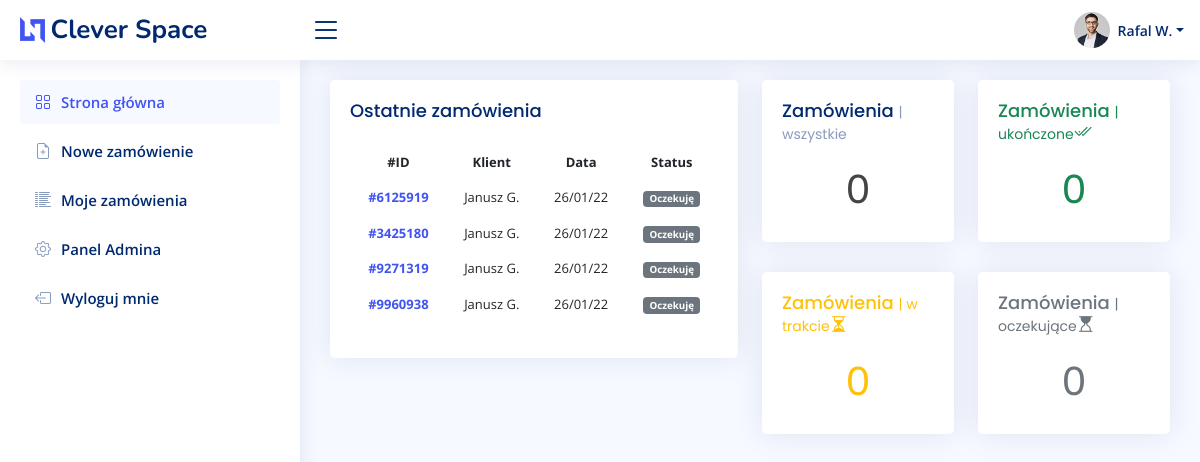
Page / (signed in) on the committed database.
### account/models.py (models this page shows, shortened)
class UserBase(AbstractBaseUser, PermissionsMixin):
    email = models.EmailField(unique=True)
    first_name = models.CharField(max_length=150, blank=True)
    last_name = models.CharField(max_length=150, blank=True)
    phone_number = models.CharField(max_length=15, blank=True)
    postcode = models.CharField(max_length=12, blank=True)
    address_line_1 = models.CharField(max_length=150, blank=True)
    address_line_2 = models.CharField(max_length=150, blank=True)
    town_city = models.CharField(max_length=150, blank=True)
    is_active = models.BooleanField(default=True)
    is_staff = models.BooleanField(default=False)
    created = models.DateTimeField(auto_now_add=True)
    updated = models.DateTimeField(auto_now=True)
    objects = CustomAccountManager()
    USERNAME_FIELD = 'email'
    REQUIRED_FIELDS = ['first_name', 'last_name']
    class Meta:
        verbose_name = "Konto"
        verbose_name_plural = "Konta"

### order/models.py (models this page shows, shortened)
class Order(models.Model):
    PENDING = 0
    DURING = 1
    DONE = 2
    STATUS = (
        (PENDING, 'Oczekuję'),
        (DURING, 'W trakcie'),
        (DONE, 'Zakończone'),
    )
    user = models.ForeignKey(settings.AUTH_USER_MODEL, on_delete=models.CASCADE, related_name='order_user')
    date_created = models.DateTimeField(auto_now_add=True, null=True)
    slug = RandomSlugField(length=7, exclude_lower=True, exclude_upper=True, exclude_vowels=True)
    status = models.SmallIntegerField(choices=STATUS, default=PENDING)
    class Meta:
        verbose_name = "zamówienie"
        verbose_name_plural = "zamówienia"

### order/views.py (the view)
# urls.py: 2. Add a URL to urlpatterns:  path('', views.home, name='home')
@login_required(login_url='login')
def home(request):
    user_id = request.user.id
    if request.user.is_staff:
        orders = Order.objects.all()
    else:
        orders = Order.objects.filter(user_id=user_id)[0:10]
    orders_total = Order.objects.filter(user_id=user_id).count()
    orders_pending = Order.objects.filter(user_id=user_id, status='0').count()
    orders_during = Order.objects.filter(user_id=user_id, status='1').count()
    orders_done = Order.objects.filter(user_id=user_id, status='2').count()
    context = {
        'orders': orders,
        'orders_total': orders_total,
        'orders_pending': orders_pending,
        'orders_during': orders_during,
        'orders_done': orders_done,
}
    return render(request, "order/home.html", context)

### order/templates/order/home.html
{% extends 'main.html' %}
{% load static %}
{% block content %}
<div class="row">
  <div class="col-sm-6">
    <div class="card recent-sales">
      <div class="card-body">
        <h5 class="card-title">Ostatnie zamówienia</h5>
        <table class="table table-borderless">
          <thead>
            <tr>
              <th scope="col">#ID</th>
              <th scope="col">Klient</th>
              <th scope="col">Data</th>
              <th scope="col">Status</th>
            </tr>
          </thead>
          <tbody>
            {% for i in orders %}
            <tr>
              <th scope="row"><a href="{% url 'detail' i.slug %}">#{{ i.slug }}</a></th>
              <td>{{ i.user.first_name }} {{ i.user.last_name|first }}.</td>
              <td>{{ i.date_created|date:"d/m/y" }}</td>
              <td><span class="badge {% if i.status == 2 %} bg-success {% elif i.status == 1 %} bg-warning {% elif i.status == 0 %} bg-secondary {% endif %} ">{{ i.get_status_display }}</span></td>
            </tr>
            {% endfor %}
          </tbody>
        </table>
      </div>
    </div>
  </div>
  <div class="col-sm-6">
    <div class="row">
      <div class="col-sm-6">
        <div class="card info-card">
          <div class="card-body">
            <h5 class="card-title">Zamówienia <span>| wszystkie</span></h5>
            <div class="d-flex align-items-center">
              <div class="mx-auto">
                <h1>{{ orders_total }}</h1>
              </div>
            </div>
          </div>
        </div>
      </div>
      <div class="col-sm-6">
        <div class="card info-card">
          <div class="card-body">
            <h5 class="card-title text-success">Zamówienia <span class="text-success">| ukończone</span><i class="bi bi-check2-all"></i></h5>
            <div class="d-flex align-items-center">
              <div class="mx-auto">
                <h1 class="text-success">{{ orders_done }}</h1>
              </div>
            </div>
          </div>
        </div>
      </div>
    </div>
    <div class="row">
      <div class="col-sm-6">
        <div class="card info-card">
          <div class="card-body">
            <h5 class="card-title text-warning">Zamówienia <span class="text-warning">| w trakcie</span><i class="bi bi-hourglass-split"></i></h5>
            <div class="d-flex align-items-center">
              <div class="mx-auto">
                <h1 class="text-warning">{{ orders_during }}</h1>
              </div>
            </div>
          </div>
        </div>
      </div>
      <div class="col-sm-6">
        <div class="card info-card">
          <div class="card-body">
            <h5 class="card-title text-muted">Zamówienia <span class="text-muted">| oczekujące</span><i class="bi bi-hourglass-top"></i></h5>
            <div class="d-flex align-items-center">
              <div class="mx-auto">
                <h1 class="text-muted">{{ orders_pending }}</h1>
              </div>
            </div>
          </div>
        </div>
      </div>
    </div>
  </div>
</div>
{% endblock %}

### templates/navbar.html (shortened to what this page needs)
  {% load static %}
  <header id="header" class="header fixed-top d-flex align-items-center">
    <div class="d-flex align-items-center justify-content-between">
      <a href="{% url 'home' %}" class="logo d-flex align-items-center">
        <img src="{% static 'assets/img/logo.png' %}" alt="">
        <span class="d-none d-lg-block">Clever Space</span>
      </a>
      <i class="bi bi-list toggle-sidebar-btn"></i>
    </div>
    <nav class="header-nav ms-auto">
      <ul class="d-flex align-items-center">
        <li class="nav-item dropdown pe-3">
          <a class="nav-link nav-profile d-flex align-items-center pe-0" href="#" data-bs-toggle="dropdown">
            <img src="{% static 'assets/img/profile-img.jpg' %}" alt="Profile" class="rounded-circle">
            <span class="d-none d-md-block dropdown-toggle ps-2">{{ user.first_name }} {{ user.last_name.0 }}.</span>
          </a>
            </li>
          </ul>
    </nav>
  </header>
  <aside id="sidebar" class="sidebar">
    <ul class="sidebar-nav" id="sidebar-nav">
      <li class="nav-item">
        <a class="nav-link " href="{% url 'home' %}">
          <i class="bi bi-grid"></i>
          <span>Strona główna</span>
        </a>
      </li>
      <li class="nav-item">
        <a class="nav-link collapsed" href="{% url 'new' %}">
          <i class="bi bi-file-earmark-plus"></i>
          <span>Nowe zamówienie</span>
        </a>
      </li>
      <li class="nav-item">
        <a class="nav-link collapsed" href="{% url 'home' %}">
          <i class="bi bi-list-columns-reverse"></i>
          <span>Moje zamówienia</span>
        </a>
      </li>
      {% if user.is_staff %}
      <li class="nav-item">
        <a class="nav-link collapsed" href="{% url 'admin:index' %}">
          <i class="bi bi-gear"></i>
          <span>Panel Admina</span>
        </a>
      </li>
      {% endif %}
      <li class="nav-item">
        <a class="nav-link collapsed" href="{% url 'logout' %}">
          <i class="bi bi-box-arrow-left"></i>
          <span>Wyloguj mnie</span>
        </a>
      </li>
    </ul>
  </aside>

### static/assets/css/style.css (style rules this page uses)
:root { scroll-behavior: smooth; }
body { font-family: "Open Sans", sans-serif; background: #f6f9ff; color: #444444; }
a { color: #4154f1; text-decoration: none; }
h1, h2, h3, h4, h5, h6 { font-family: "Nunito", sans-serif; }
.card { margin-bottom: 30px; border: none; border-radius: 5px; box-shadow: 0px 0 30px rgba(1, 41, 112, 0.1); overflow: hidden; }
.card-title { padding: 20px 0 15px 0; font-size: 18px; font-weight: 500; color: #012970; font-family: "Poppins", sans-serif; }
.card-title span { color: #899bbd; font-size: 14px; font-weight: 400; }
.card-body { padding: 0 20px 20px 20px; }
.logo { line-height: 1; }
@media (min-width: 1200px) { .logo { width: 280px; } }
.logo img { max-height: 26px; margin-right: 6px; }
.logo span { font-size: 26px; font-weight: 700; color: #012970; font-family: "Nunito", sans-serif; }
.header { transition: all 0.5s; z-index: 997; height: 60px; box-shadow: 0px 2px 20px rgba(1, 41, 112, 0.1); background-color: #fff; padding-left: 20px; }
.header .toggle-sidebar-btn { font-size: 32px; padding-left: 10px; cursor: pointer; color: #012970; }
.header-nav ul { list-style: none; }
.header-nav > ul { margin: 0; padding: 0; }
.header-nav .nav-profile { color: #012970; }
.header-nav .nav-profile img { max-height: 36px; }
.header-nav .nav-profile span { font-size: 14px; font-weight: 600; }
.sidebar { position: fixed; top: 60px; left: 0; bottom: 0; width: 300px; z-index: 996; transition: all 0.3s; padding: 20px; overflow-y: auto; scrollbar-width: thin; scrollbar-color: #aab7cf transparent; box-shadow: 0px 0px 20px rgba(1, 41, 112, 0.1); background-color: #fff; }
.sidebar-nav { padding: 0; margin: 0; list-style: none; }
.sidebar-nav li { padding: 0; margin: 0; list-style: none; }
.sidebar-nav .nav-item { margin-bottom: 5px; }
.sidebar-nav .nav-link { display: flex; align-items: center; font-size: 15px; font-weight: 600; color: #4154f1; transition: 0.3; background: #f6f9ff; padding: 10px 15px; border-radius: 4px; }
.sidebar-nav .nav-link i { font-size: 16px; margin-right: 10px; color: #4154f1; }
.sidebar-nav .nav-link.collapsed { color: #012970; background: #fff; }
.sidebar-nav .nav-link.collapsed i { color: #899bbd; }
.table { text-align: center; font-size: small; }

### rows in the picture
UserBase: first_name "Rafal", last_name.0 "W"
Order: slug "6125919", user.first_name "Janusz", user.last_name|first "G", date_created "26/01/22", status "Oczekuję"
Order: slug "3425180", user.first_name "Janusz", user.last_name|first "G", date_created "26/01/22", status "Oczekuję"
Order: slug "9271319", user.first_name "Janusz", user.last_name|first "G", date_created "26/01/22", status "Oczekuję"
Order: slug "9960938", user.first_name "Janusz", user.last_name|first "G", date_created "26/01/22", status "Oczekuję"

### other values in the picture
{{ orders_total }} "0"
{{ orders_done }} "0"
{{ orders_during }} "0"
{{ orders_pending }} "0"
